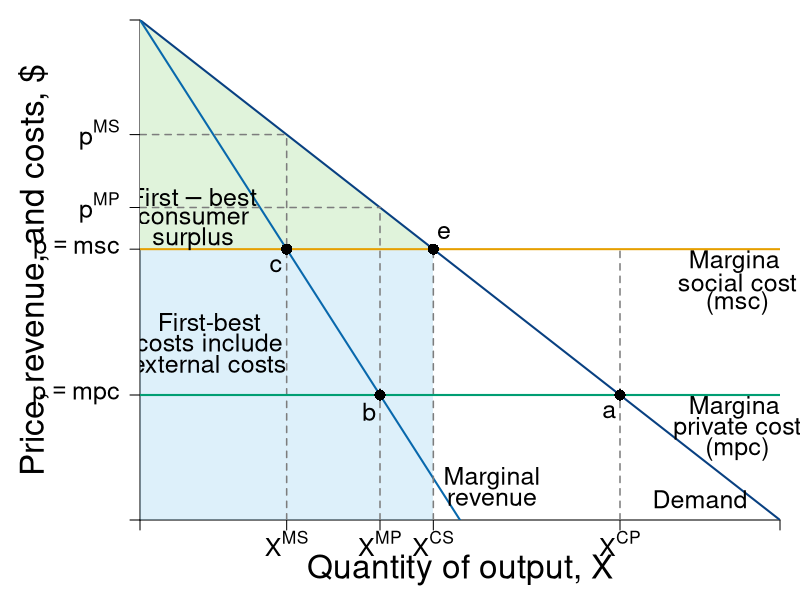

R code for this plot:
#Graph Designer: Simon Halliday + Scott Cohn
#Authors: Bowles and Halliday
#Title: Coordination, Conflict and Competition: A Text in Microeconomics

library(shape)
pdf(file = "public_mechanism/second_best_optimal.pdf", width = 9, height = 7)

# Set parameters for graphics
axislabelsize <- 2
labelsize <- 1.5
namesize <- 1.8
annotatesize <- 1.5
graphlinewidth <- 2
segmentlinewidth <- 1.5
fadelevel <- 0.2

COL <- c("#7fc97f", "#beaed4", "#fdc086", "#ffff99", "#386cb0", "#f0027f", "#bf5b17", "#666666")
COLA <- c("#e0f3db", "#99d8c9","#66c2a4","#41ae76", "#238b45", "#005824")
COLB <- c("#c6dbef", "#4eb3d3", "#2b8cbe", "#0868ac","#084081")
COLC <- c("#fcfbfd", "#efedf5", "#dadaeb", "#bcbddc", "#9e9ac8", "#807dba", "#6a51a3", "#54278f", "#3f007d")
grays <- gray.colors(25, start = 1, end = 0, alpha = 1)
CBCols <- c("#009E73","#0072B2","#E69F00","#CC79A7", "#F0E442")


#Edited the margins to cater for the larger LHS labels
par(mar =  c(4, 7, 1, 1))

AvgRevenue <- function(x, rmax = 12, xmax = 12){
  rmax - (rmax/xmax)*x
}

MRevenue <- function(x, rmax = 12, xmax = 12){
  rmax - 2*(rmax/xmax)*x
}

AvgCost <- function(x, c0 = 2, c1 = 4){
  c0/x + c1
}

xlims <- c(0, 12)
ylims <- c(0, 12)

npts <- 501 
x <- seq(xlims[1], xlims[2], length.out = npts)
y <- seq(ylims[1], ylims[2], length.out = npts) 
a <- c(13, 16.75, 19.25)

plot(0, 0, xlim = xlims, ylim = ylims, type = "n",
     xlab = expression(paste("")),
     ylab = expression(paste("")), 
     xaxt = "n", 
     yaxt = "n", 
     cex.lab = axislabelsize, 
     bty = "n",
     xaxs = "i", 
     yaxs = "i")

costs <- c(3, 6.5)
monopoly <- c((12 - costs[1])/2, (12 - costs[2])/2)
comp <- c((12 - costs[1]), (12 - costs[2]))

ticksy <- c(0, costs[1], costs[2], AvgRevenue(monopoly[1]),  AvgRevenue(monopoly[2]), ylims[2])
ylabels <- c(NA, expression(paste(p == mpc)), expression(paste(p == msc)), expression(paste(p^{MP})),  expression(paste(p^{MS})), NA)
ticksx <- c(0, monopoly[2], monopoly[1], comp[2], comp[1], xlims[2])
xlabels <- c(NA,  expression(paste(X^{MS})), expression(paste(X^{MP})), expression(paste(X^{CS})), expression(paste(X^{CP})), NA)

axis(1, at = ticksx, pos = 0, labels = xlabels, cex.axis = labelsize)
axis(2, at = ticksy, pos = 0, labels = ylabels, las = 1, cex.axis = labelsize)

npts <- 500 
xx1 <- seq(xlims[1], xlims[2], length.out = npts)
xx3 <- seq(2, 6, length.out = npts)

#Draw the polygon for A
# xpolya <- c(comp[1], comp[1], comp[2], comp[1])
# ypolya <- c(costs[1], costs[2], costs[2], costs[1])
# polygon(x = xpolya, y = ypolya, col=rgb(230/255, 155/255, 0/255, fadelevel), 
#       density=NULL, border = NA)


#Monopoly CS no MSC: 
xpolyCSM <- c(comp[2], 0, 0, comp[2])
ypolyCSM <- c(AvgRevenue(x = comp[2]), 12, AvgRevenue(x = comp[2]), AvgRevenue(x = comp[2]))
polygon(x = xpolyCSM, y = ypolyCSM, col=COLA[1], density=NULL, border = NA)

#Monopoly profit no MSC, above MSC: 
# xpolyMpi <- c(monopoly[2], monopoly[2], 0, 0, monopoly[2])
# ypolyMpi <- c(costs[2], AvgRevenue(x = monopoly[2]), AvgRevenue(x = monopoly[2]), costs[2], costs[2])
# polygon(x = xpolyMpi, y = ypolyMpi, col=COLB[1], density=NULL, border = NA)

#Monopoly profit no MSC, BELOW MSC: 

# xpolyMpiSC <- c(monopoly[2], monopoly[2], 0, 0, monopoly[2])
# ypolyMpiSC <- c(costs[1], costs[2], costs[2], costs[1], costs[1])
# polygon(x = xpolyMpiSC, y = ypolyMpiSC, col=rgb(204/255, 121/255, 167/255, fadelevel), 
#         density=NULL, border = NA)

#Profit now Lost but is a wash
# xpolya <- c(monopoly[1], monopoly[1], monopoly[2], monopoly[2], comp[1])
# ypolya <- c(costs[1], costs[2], costs[2], costs[1], costs[1])
# polygon(x = xpolya, y = ypolya, col=rgb(230/255, 155/255, 0/255, fadelevel),
#         density=NULL, border = NA)

#Draw the polygon for B
# xpolyb <- c(comp[2], monopoly[2], monopoly[2], comp[2])
# ypolyb <- c(costs[2], AvgRevenue(x = monopoly[2]), costs[2], costs[2])
# polygon(x = xpolyb, y = ypolyb, col=COL[4], density=NULL, border = NA)

#Draw the polygon for area C
# xpolyc <- c(monopoly[1], monopoly[1], monopoly[2], monopoly[2], monopoly[1])
# ypolyc <- c(costs[2], AvgRevenue(x = monopoly[1]), AvgRevenue(x = monopoly[2]), MRevenue(monopoly[2]), MRevenue(monopoly[2]))
# polygon(x = xpolyc, y = ypolyc, col = COLA[1], density = NULL, border = NA)

#Draw the polygon for D
# xpolyd <- c(comp[2], comp[2], monopoly[1], monopoly[1], comp[2] )
# ypolyd <- c(costs[1], AvgRevenue(x = comp[2]), AvgRevenue(x = comp[2]), costs[1], costs[1])
# polygon(x = xpolyd, y = ypolyd, col=COL[2], density=NULL, border = NA)

#Total costs covering external costs 
xpolya <- c(comp[2], comp[2], 0, 0, comp[2])
ypolya <- c(0, costs[2], costs[2], 0, 0)
polygon(x = xpolya, y = ypolya, col=rgb(86/255, 180/255, 233/255, fadelevel),
        density=NULL, border = NA)

#Area E
# xpolye <- c(comp[1], comp[2], comp[2], comp[1])
# ypolye <- c(costs[1], AvgRevenue(x = comp[2]), costs[1], costs[1])
# polygon(x = xpolye, y = ypolye, col=COL[2], density=NULL, border = NA)


#lines(xx1, bcA(xx1, w = 10, p = 1.5), col = COLB[3], lwd = graphlinewidth)
lines(xx1, AvgRevenue(xx1, rmax = 12, xmax = 12), col = COLB[5], lwd = graphlinewidth)
lines(xx1, MRevenue(xx1, rmax = 12, xmax = 12), col = COLB[4], lwd = graphlinewidth)
#lines(xx1, AvgCost(xx1, c0 = 2, c1 = 4), col = COLA[5], lwd = graphlinewidth)

#Label the axes
#mtext(expression(paste("Quantity of output, ", X)), side=1, line = 2.5, cex = axislabelsize)

text(0.5*xlims[2], -1.2, expression(paste("Quantity of output, ", X)), xpd = TRUE, cex = axislabelsize) 
text(-2, 0.5*ylims[2], expression(paste("Price, revenue, and costs, $")), xpd = TRUE, cex = axislabelsize, srt = 90) 

#Label curves
#text(10.5, 4.5, expression(paste(ac(x) == mc(x))), cex = labelsize)
#text(10.5, 3, expression(paste(p(x) == p[max] - s*x)), cex = labelsize)
text(10.5, 0.5, expression(paste("Demand")), cex = labelsize)

text(6.6, 1, expression(paste("Marginal")), cex = labelsize)
text(6.6, 0.5, expression(paste("revenue")), cex = labelsize)

text(11.2, 6.2, expression(paste("Marginal")), cex = labelsize)
text(11.2, 5.7, expression(paste("social cost")), cex = labelsize, xpd = TRUE)
text(11.2, 5.2, expression(paste("(msc)")), cex = labelsize)

text(11.2, 2.7, expression(paste("Marginal")), cex = labelsize)
text(11.2, 2.2, expression(paste("private cost")), cex = labelsize, xpd = TRUE)
text(11.2, 1.7, expression(paste("(mpc)")), cex = labelsize)

#Labels cost and profit areas
#text(2, 0.5*AvgCost(x = 4), expression("Total Costs"), cex = labelsize)
#text(2, 6, expression("Profit"), cex = labelsize)

#Draw segments for total costs
segments(0, AvgRevenue(x = monopoly[2]), monopoly[2], AvgRevenue(x = monopoly[2]), lty = 2, col = grays[20] , lwd = segmentlinewidth)
segments(0, AvgRevenue(x = 4.5), 4.5, AvgRevenue(x = 4.5), lty = 2, col = grays[20] , lwd = segmentlinewidth)

segments(monopoly[2], 0, monopoly[2], AvgRevenue(x = monopoly[2]), lty = 2, col = grays[20] , lwd = segmentlinewidth)
segments(4.5, 0, 4.5, AvgRevenue(x = 4.5), lty = 2, col = grays[20] , lwd = segmentlinewidth)
segments(comp[2], 0, comp[2], AvgRevenue(x = comp[2]), lty = 2, col = grays[20] , lwd = segmentlinewidth)
segments(9, 0, 9, costs[2], lty = 2, col = grays[20] , lwd = segmentlinewidth)

#Price lines
segments(0, 3, xlims[2], 3, lty = 1, col = CBCols[1] , lwd = graphlinewidth)
segments(0, 6.5, xlims[2], 6.5, lty = 1, col = CBCols[3] , lwd = graphlinewidth)


#Label Points for comparison
points(monopoly[2], MRevenue(x = monopoly[2]), pch = 16, col = "black", cex = 1.5)
text(monopoly[2] -0.2, MRevenue(x = monopoly[2]) - 0.4, expression(c), cex = labelsize)

points(4.5, MRevenue(x = 4.5), pch = 16, col = "black", cex = 1.5)
text(4.5 -0.2, MRevenue(x = 4.5) - 0.4, expression(b), cex = labelsize)

points(comp[2], AvgRevenue(x = comp[2]), pch = 16, col = "black", cex = 1.5)
text(comp[2] + 0.2, AvgRevenue(x = comp[2]) + 0.4, expression(e), cex = labelsize)

points(9, AvgRevenue(x = 9), pch = 16, col = "black", cex = 1.5)
text(9 -0.2, AvgRevenue(x = 9) - 0.4, expression(a), cex = labelsize)


#points(4, AvgRevenue(x = 4), pch = 16, col = "black", cex = 1.5)
#text(7.75, 5.5, expression(A), cex = labelsize)
# text(4.75, 6.75, expression(B), cex = labelsize)
# text(3.5, 7, expression(C), cex = labelsize)
# text(5, 5, expression(D), cex = labelsize)
# text(6.5, 4.25, expression(E), cex = labelsize)
# text(3.5, 7.95, expression(F), cex = labelsize)

text(1, 7.75, expression(paste(First-best)), cex = labelsize)
text(1, 7.25, expression(paste(consumer)), cex = labelsize)
text(1, 6.75, expression(paste(surplus)), cex = labelsize)
#text(0.5, 9.75, expression(paste(CS^{MS})), cex = labelsize)
#text(1, 8, expression(paste(pi[msc]^{MS})), cex = labelsize)
#text(1, 4.25, expression(paste(pi[mpc]^{MS})), cex = labelsize)
text(1.3, 4.75, expression(paste("First-best")), cex = labelsize)
text(1.3, 4.25, expression(paste("costs include")), cex = labelsize)
text(1.3, 3.75, expression(paste("external costs")), cex = labelsize)

#Arrow to mr = mc
#text(7.5, 9.5, expression(paste("Profit Maximum at")), cex = labelsize)
#text(7.5, 9, expression(paste(mr == mc)), cex = labelsize)
#Arrows(6.1, 9.2, 4.2, 4.3, col = "black", lty = 1, lwd = 2, arr.type = "triangle", arr.lwd = 0.5)



dev.off()
